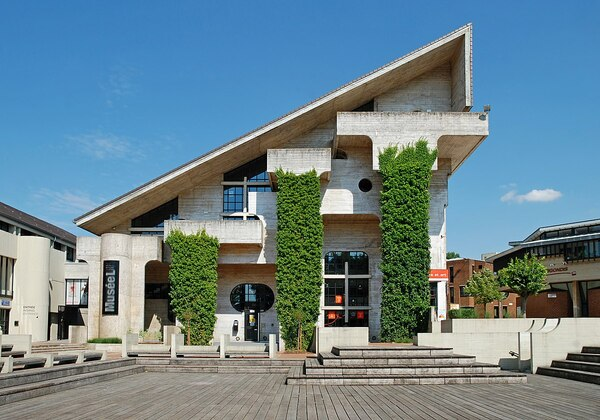
#> input picture bernat/images/sciences50.jpg, 600 x 420 px
$ jupyter execute z_convolution_2D.ipynb
#> lines starting #> are read from the running program, lines starting #| are printed output that depends on the picture
# 2D Convolution

[cell 1]
import matplotlib.pyplot as plt
import matplotlib.image as mpimg
import numpy as np
from scipy import signal

In this notebook, we will explore diferents options for a 2D convolution.

## Implementing the mathematic formula

[cell 2]
# Import image (x(t))
x = mpimg.imread('images/sciences50.jpg')
#> x is the input picture: shape (420, 600, 3); mean R, G, B 107.1, 132, 141.2
x = x[:, :, 0] #For instance, at point (100,50) we had [0.608, 0.608, 0.608]. Now only have a single 0.608 value.
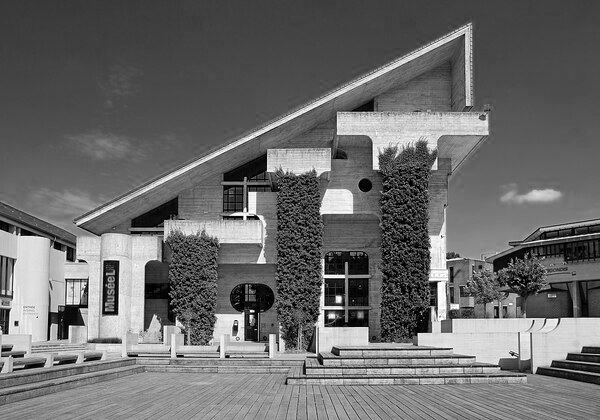
#> x: shape (420, 600); min 0, max 255, mean 107.1

print(x)
#> (printed output is left out)

[cell 3]
# Create filter (h(t))
h = np.array([1,4,7,10,7,4,1])
h = h*h[:,None]
h = h/h.sum()

print (h)

[cell 4]
# Compute 2D convolution y(t)=x(t)*h(t)
y=np.zeros((len(x),len(x[0])), dtype=float)
#> y: shape (420, 600) float64; every value is 0
for m in range(len(x)):
    for n in range(len(x[0])):
        for i in range(len(h)):
            for j in range(len(h)):
                y[m,n]=y[m,n]+h[i,j]*x[m-i,n-j]
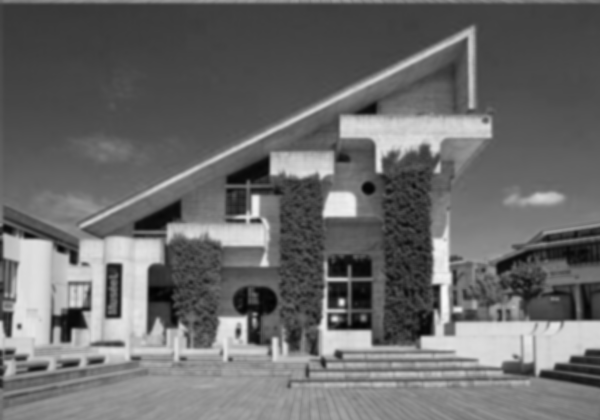
#> y: shape (420, 600) float64; min 2.01, max 248.3, mean 107.1

[cell 5]
# [15 lines of commented-out code are left out]

[cell 6]
plt.imshow(h, cmap='gray')
plt.title('h(t)')
plt.show()
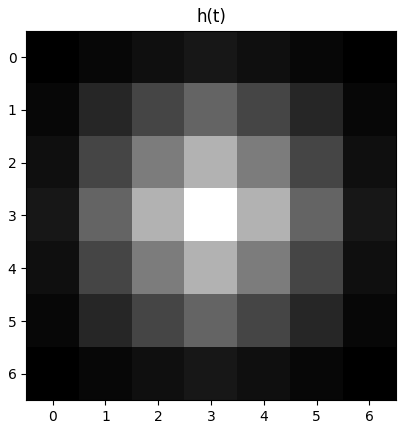
#> figure drawn by matplotlib, 1 panel

plt.imshow(x, cmap='gray')
plt.title('x(t)')
plt.show()

plt.imshow(y, cmap='gray')
plt.title('y(t)=x(t)*h(t)')
plt.show()

## Using convolve2D()

This function convolves two 2D arrays. The convolution is determined directly from sums, the definition of convolution.

[cell 7]
# Compute 2D convolution y(t)=x(t)*h(t)
y = np.zeros((len(x),len(x[0])), dtype=float)
y = signal.convolve2d(x, h, boundary='symm', mode='full')
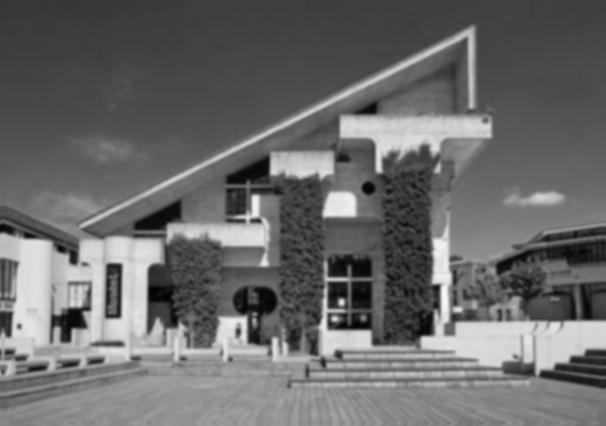
#> y: shape (426, 606) float64; min 2.01, max 248.3, mean 106.8

[cell 8]
plt.imshow(h, cmap='gray')
plt.title('h(t)')
plt.show()

plt.imshow(x, cmap='gray')
plt.title('x(t)')
plt.show()

plt.imshow(y, cmap='gray')
plt.title('y(t)=x(t)*h(t)')
plt.show()

## Using fftconvolve()

Convolve two N-dimensional arrays using FFT, with the output size determined by the mode argument.

[cell 9]
# # Compute 2D convolution y(t)=x(t)*h(t)
y = np.zeros((len(x),len(x[0])), dtype=float)
y = signal.fftconvolve(x, h, mode='full')
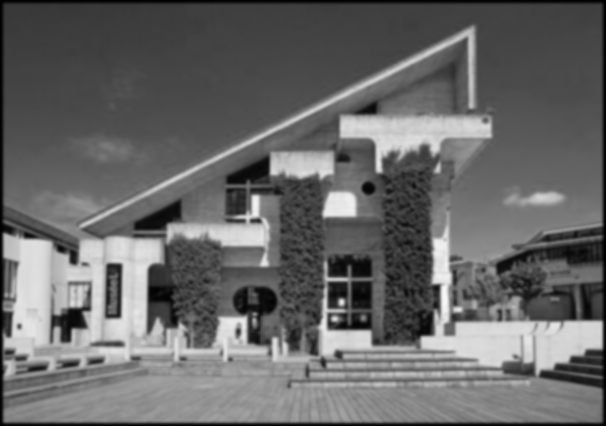
#> y: shape (426, 606) float64; min 0.0476, max 248.3, mean 104.5
